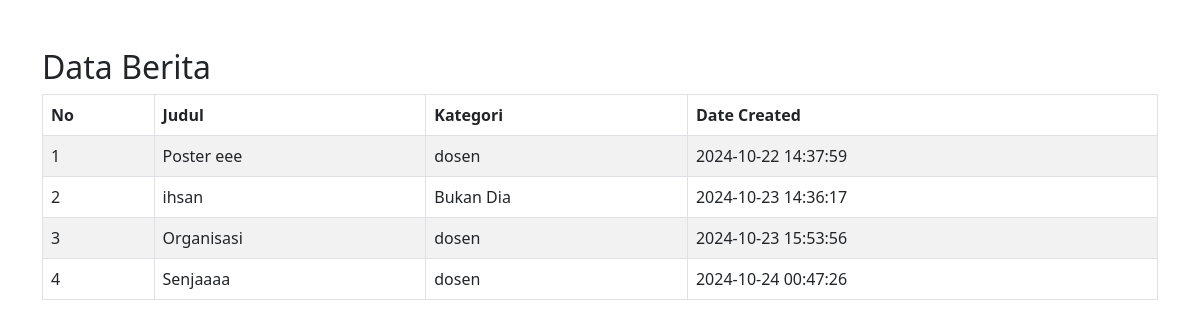
Screenshot of /kasus_web/berita.php with the database file from the repository.
### tables this page shows
CREATE TABLE `berita` (
  `id` int(11) NOT NULL,
  `user_id` int(20) NOT NULL,
  `kategori_id` int(20) NOT NULL,
  `judul` varchar(100) NOT NULL,
  `file_upload` varchar(200) NOT NULL,
  `isi_berita` text NOT NULL,
  `data_created` timestamp NOT NULL DEFAULT current_timestamp()
);

CREATE TABLE `kategori` (
  `id` int(11) NOT NULL,
  `nama_kategori` varchar(200) NOT NULL,
  `keterangan` varchar(200) NOT NULL
);

### kasus_web/berita.php (the view, shortened to what this page needs)
<!DOCTYPE html>
<html lang="en">
<head>
    <link href="https://cdn.jsdelivr.net/npm/bootstrap@5.3.0-alpha1/dist/css/bootstrap.min.css" rel="stylesheet">
</head>
<body>
    <div class="container mt-5">
        <h2>Data Berita</h2>
        <div class="table-container">
            <table id="example" class="table table-bordered table-hover table-striped">
                <thead>
                    <tr>
                        <th>No</th>
                        <th>Judul</th>
                        <th>Kategori</th>
                        <th>Date Created</th>
                    </tr>
                </thead>
                <tbody>
                    <?php
                    include 'admin/koneksi.php';
                    $sql = mysqli_query($db, "
                        SELECT berita.*, kategori.nama_kategori
                        FROM berita
                        JOIN kategori ON berita.kategori_id = kategori.id
                    ");
                    $no = 1;
                    while ($data_berita = mysqli_fetch_array($sql)) {
                    ?>
                        <tr>
                            <td><?= $no ?></td>
                            <td><?= $data_berita['judul'] ?></td>
                            <td><?= $data_berita['nama_kategori'] ?></td>
                            <td><?= $data_berita['data_created'] ?></td>
                        </tr>
                    <?php
                        $no++;
                    }
                    ?>
                </tbody>
            </table>
        </div>
    </div>
</body>
</html>

### rows the page displays
berita: judul "Poster eee", kategori.nama_kategori "dosen", data_created "2024-10-22 14:37:59"
berita: judul "ihsan", kategori.nama_kategori "Bukan Dia", data_created "2024-10-23 14:36:17"
berita: judul "Organisasi", kategori.nama_kategori "dosen", data_created "2024-10-23 15:53:56"
berita: judul "Senjaaaa", kategori.nama_kategori "dosen", data_created "2024-10-24 00:47:26"
